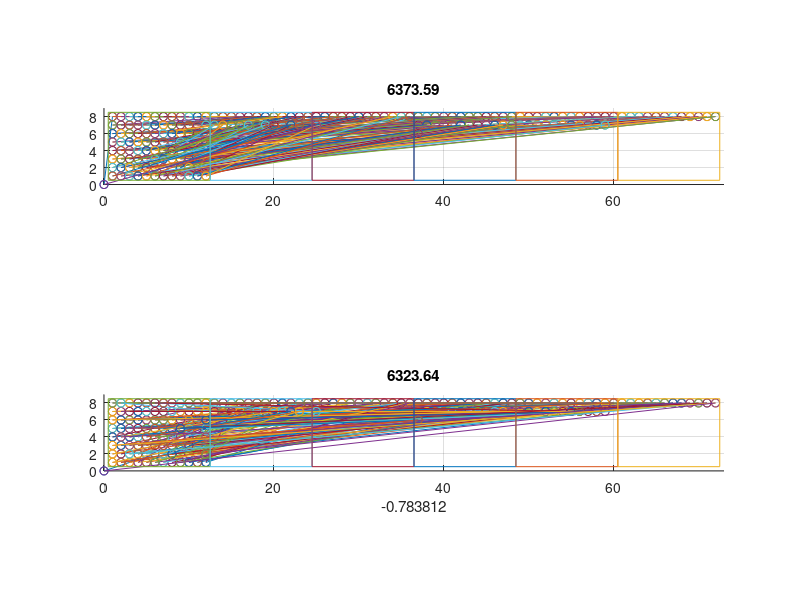

The MATLAB script that drew this image: (Note: this script raises an error after producing the figure.)
%% Test of route generation for genetic algorithm
%% FE 2020
clear all;
%% Mostly manually set start and end positions with random target groups for each seedling
n = 96;  %Number of seedlings
vertices = 2*n+1;
startEnd = [0 0];
seedlings = zeros(n,3);
target1 = zeros(n,2);
target2 = zeros(n,2);
target3 = zeros(n,2);
target4 = zeros(n,2);
target5 = zeros(n,2);
seedCount = 1;
groupNums = 5;
boxWidth = 12;

for i = 8:-1:1
    for j = 1:12
        seedlings(seedCount,:,:) = [j i randi([1 groupNums],1)];
        target1(seedCount,:) = [j+boxWidth i];
        target2(seedCount,:) = [j+2*boxWidth i];
        target3(seedCount,:) = [j+3*boxWidth i];
        target4(seedCount,:) = [j+4*boxWidth i];
        target5(seedCount,:) = [j+5*boxWidth i];
        
        seedCount = seedCount + 1;
    end
end


%% Squares
X1 = 0.5;
X2 = 12.5;
Y1 = 0.5;
Y2 = 8.5;

squareX1 = [X1, X2, X2, X1, X1];
squareY1 = [Y1, Y1, Y2, Y2, Y1];
squareX2 = [X1+boxWidth, X2+boxWidth, X2+boxWidth, X1+boxWidth, X1+boxWidth];
squareY2 = [Y1, Y1, Y2, Y2, Y1];
squareX3 = [X1+2*boxWidth, X2+2*boxWidth, X2+2*boxWidth, X1+2*boxWidth, X1+2*boxWidth];
squareY3 = [Y1, Y1, Y2, Y2, Y1];
squareX4 = [X1+3*boxWidth, X2+3*boxWidth, X2+3*boxWidth, X1+3*boxWidth, X1+3*boxWidth];
squareY4 = [Y1, Y1, Y2, Y2, Y1];
squareX5 = [X1+4*boxWidth, X2+4*boxWidth, X2+4*boxWidth, X1+4*boxWidth, X1+4*boxWidth];
squareY5 = [Y1, Y1, Y2, Y2, Y1];
squareX6 = [X1+5*boxWidth, X2+5*boxWidth, X2+5*boxWidth, X1+5*boxWidth, X1+5*boxWidth];
squareY6 = [Y1, Y1, Y2, Y2, Y1];

%   Create one standard pop with standard route for comparison
popUnoptimized = [1:1:n];

%% Initialize stuff
currentRecord = 999999;
recordDistance = 999999;
maxIter = 20;
iterCount = 0;
popSize = 100;
routeMatrix = zeros(popSize, vertices+1, 2);
population = zeros(popSize,n);
fitness = zeros(popSize,1);
mutationRate = 0.15;

for i = 1:popSize
    population(i,:) = randperm(n,n);
end

population(1,:) = popUnoptimized;
popMark = false;
standardLength = 1;

while iterCount < maxIter
    %% Calculate Fitness
    for i = 1:popSize
        %% Generate routeMatrix depending on populations
        posCount = 2;
        %  Reset Counts to start with first empty position. Increase to
        %  simulate prefilled trys.
        targetCount1 = 1;
        targetCount2 = 1;
        targetCount3 = 1;
        targetCount4 = 1;
        targetCount5 = 1;
        for j = 1:length(population(i,:))
            routeMatrix(i,posCount,:) = seedlings(population(i,j),1:2);
            if seedlings(population(i,j),3) == 1
                routeMatrix(i,posCount+1,:) = target1(targetCount1,:);
                targetCount1 = targetCount1 + 1;
            end
            if seedlings(population(i,j),3) == 2
                routeMatrix(i,posCount+1,:) = target2(targetCount2,:);
                targetCount2 = targetCount2 + 1;
            end
            if seedlings(population(i,j),3) == 3
                routeMatrix(i,posCount+1,:) = target3(targetCount3,:);
                targetCount3 = targetCount3 + 1;
            end
            if seedlings(population(i,j),3) == 4
                routeMatrix(i,posCount+1,:) = target4(targetCount4,:);
                targetCount4 = targetCount4 + 1;
            end
            if seedlings(population(i,j),3) == 5
                routeMatrix(i,posCount+1,:) = target5(targetCount5,:);
                targetCount5 = targetCount5 + 1;
            end
            posCount = posCount + 2;
        end
        %% Calculation of route length
        routeLength = 0;
        for k = 2:vertices
            verticeLength = abs(sqrt(routeMatrix(i,k,1)^2+routeMatrix(i,k,2)^2)...
                - sqrt(routeMatrix(i,k-1,1)^2+routeMatrix(i,k-1,2)^2));
            routeLength = routeLength + verticeLength;
        end
        if popMark == false
            figure(1);
            subplot(2,1,1);
            title(routeLength);
            xlim([0 73]);
            ylim([0 9]);
            grid on;
            for l = 1:vertices
                hold on
                plot(routeMatrix(i,[l, l+1],1), routeMatrix(i,[l, l+1],2),'-o')
            end
            plot(squareX1, squareY1);
            plot(squareX2, squareY2);
            plot(squareX3, squareY3);
            plot(squareX4, squareY4);
            plot(squareX5, squareY5);
            plot(squareX6, squareY6);
            daspect([1 1 1])
            standardLength = routeLength;
            popMark = true;
        end
        %% Update best populations
        if routeLength < recordDistance
            recordDistance = routeLength;
            bestEver = population(i,:);
            
            %% Plot route
            figure(1);
            subplot(2,1,2);
            cla(subplot(2,1,2));
            title(recordDistance);
            xlim([0 73]);
            ylim([0 9]);
            xlabel((recordDistance/standardLength-1)*100);
            grid on;
            for l = 1:vertices
                hold on
                plot(routeMatrix(i,[l, l+1],1), routeMatrix(i,[l, l+1],2),'-o')
            end
            plot(squareX1, squareY1);
            plot(squareX2, squareY2);
            plot(squareX3, squareY3);
            plot(squareX4, squareY4);
            plot(squareX5, squareY5);
            plot(squareX6, squareY6);
            daspect([1 1 1])
        end
        
        if routeLength < currentRecord
            currentRecord = routeLength;
            currentBest = population(i,:);
        end
        
        %% Calculate fitness
        fitness(i,1) = routeLength;
    end
    
    %% Normalize Fitness
    sumFitness = 0;
    for i = 1:popSize
        sumFitness = sumFitness + fitness(i,1);
    end
    
    for i = 1:popSize
        fitness(i,1) = fitness(i,1) / sumFitness;
    end
    
    %% Create next Generation with mutation
    newPopulation = zeros(popSize,n);
    for i = 1:popSize
        orderA = select_point(population(:,:), fitness(:,:));
        orderB = select_point(population(:,:), fitness(:,:));
        order = crossover(orderA, orderB);
        for j = 1:n
            if rand < mutationRate
                pointA = randi(length(order));
                pointB = mod(pointA + 1, 2) + 1;
                temp = order(pointA);
                order(pointA) = order(pointB);
                order(pointB) = temp;
            end
        end
        newPopulation(i,:) = order;
        
    end
    population = newPopulation;
    
    %% Increment iter
    iterCount = iterCount+1;
end
